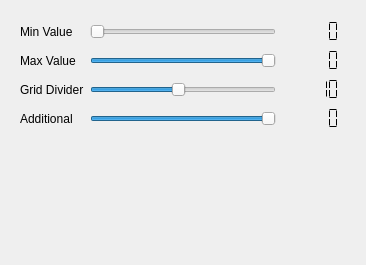
                <widget class="QWidget" name="scrollAreaWidgetContents_3">
                 <property name="geometry">
                  <rect>
                   <x>0</x>
                   <y>0</y>
                   <width>366</width>
                   <height>265</height>
                  </rect>
                 </property>
                 <layout class="QVBoxLayout" name="verticalLayout_5">
                  <item alignment="Qt::AlignTop">
                   <widget class="QWidget" name="widget_14" native="true">
                    <layout class="QGridLayout" name="gridLayout_7">
                     <item row="1" column="0">
                      <widget class="QLabel" name="label_12">
                       <property name="text">
                        <string>Max Value</string>
                       </property>
                      </widget>
                     </item>
                     <item row="0" column="2">
                      <widget class="QLCDNumber" name="lcdMinVal">
                       <property name="font">
                        <font>
                         <family>MS Shell Dlg 2</family>
                        </font>
                       </property>
                       <property name="frameShape">
                        <enum>QFrame::NoFrame</enum>
                       </property>
                       <property name="frameShadow">
                        <enum>QFrame::Plain</enum>
                       </property>
                       <property name="lineWidth">
                        <number>0</number>
                       </property>
                       <property name="segmentStyle">
                        <enum>QLCDNumber::Flat</enum>
                       </property>
                      </widget>
                     </item>
                     <item row="1" column="1">
                      <widget class="QSlider" name="MaxValueSlider">
                       <property name="maximum">
                        <number>1100</number>
                       </property>
                       <property name="singleStep">
                        <number>10</number>
                       </property>
                       <property name="value">
                        <number>1100</number>
                       </property>
                       <property name="orientation">
                        <enum>Qt::Horizontal</enum>
                       </property>
                      </widget>
                     </item>
                     <item row="3" column="0">
                      <widget class="QLabel" name="label_13">
                       <property name="text">
                        <string>Additional</string>
                       </property>
                      </widget>
                     </item>
                     <item row="1" column="2">
                      <widget class="QLCDNumber" name="lcdMaxVal">
                       <property name="font">
                        <font>
                         <family>MS Shell Dlg 2</family>
                        </font>
                       </property>
                       <property name="frameShape">
                        <enum>QFrame::NoFrame</enum>
                       </property>
                       <property name="frameShadow">
                        <enum>QFrame::Plain</enum>
                       </property>
                       <property name="lineWidth">
                        <number>0</number>
                       </property>
                       <property name="segmentStyle">
                        <enum>QLCDNumber::Flat</enum>
                       </property>
                      </widget>
                     </item>
                     <item row="2" column="2">
                      <widget class="QLCDNumber" name="lcdScalaCount">
                       <property name="font">
                        <font>
                         <family>MS Shell Dlg 2</family>
                        </font>
                       </property>
                       <property name="frameShape">
                        <enum>QFrame::NoFrame</enum>
                       </property>
                       <property name="frameShadow">
                        <enum>QFrame::Plain</enum>
                       </property>
                       <property name="lineWidth">
                        <number>0</number>
                       </property>
                       <property name="segmentStyle">
                        <enum>QLCDNumber::Flat</enum>
                       </property>
                       <property name="intValue" stdset="0">
                        <number>10</number>
                       </property>
                      </widget>
                     </item>
                     <item row="2" column="0">
                      <widget class="QLabel" name="label_14">
                       <property name="text">
                        <string>Grid Divider</string>
                       </property>
                      </widget>
                     </item>
                     <item row="2" column="1">
                      <widget class="QSlider" name="MainGridSlider">
                       <property name="minimum">
                        <number>1</number>
                       </property>
                       <property name="maximum">
                        <number>20</number>
                       </property>
                       <property name="value">
                        <number>10</number>
                       </property>
                       <property name="orientation">
                        <enum>Qt::Horizontal</enum>
                       </property>
                      </widget>
                     </item>
                     <item row="3" column="1">
                      <widget class="QSlider" name="TrancSlider_2">
                       <property name="maximum">
                        <number>255</number>
                       </property>
                       <property name="value">
                        <number>255</number>
                       </property>
                       <property name="orientation">
                        <enum>Qt::Horizontal</enum>
                       </property>
                      </widget>
                     </item>
                     <item row="3" column="2">
                      <widget class="QLCDNumber" name="lcdNumber_Trancparency_2">
                       <property name="font">
                        <font>
                         <family>MS Shell Dlg 2</family>
                        </font>
                       </property>
                       <property name="frameShape">
                        <enum>QFrame::NoFrame</enum>
                       </property>
                       <property name="frameShadow">
                        <enum>QFrame::Plain</enum>
                       </property>
                       <property name="lineWidth">
                        <number>0</number>
                       </property>
                       <property name="segmentStyle">
                        <enum>QLCDNumber::Flat</enum>
                       </property>
                      </widget>
                     </item>
                     <item row="0" column="0">
                      <widget class="QLabel" name="label_15">
                       <property name="text">
                        <string>Min Value</string>
                       </property>
                      </widget>
                     </item>
                     <item row="0" column="1">
                      <widget class="QSlider" name="MinValueSlider">
                       <property name="maximum">
                        <number>100</number>
                       </property>
                       <property name="value">
                        <number>0</number>
                       </property>
                       <property name="orientation">
                        <enum>Qt::Horizontal</enum>
                       </property>
                      </widget>
                     </item>
                    </layout>
                   </widget>
                  </item>
                 </layout>
                </widget>
